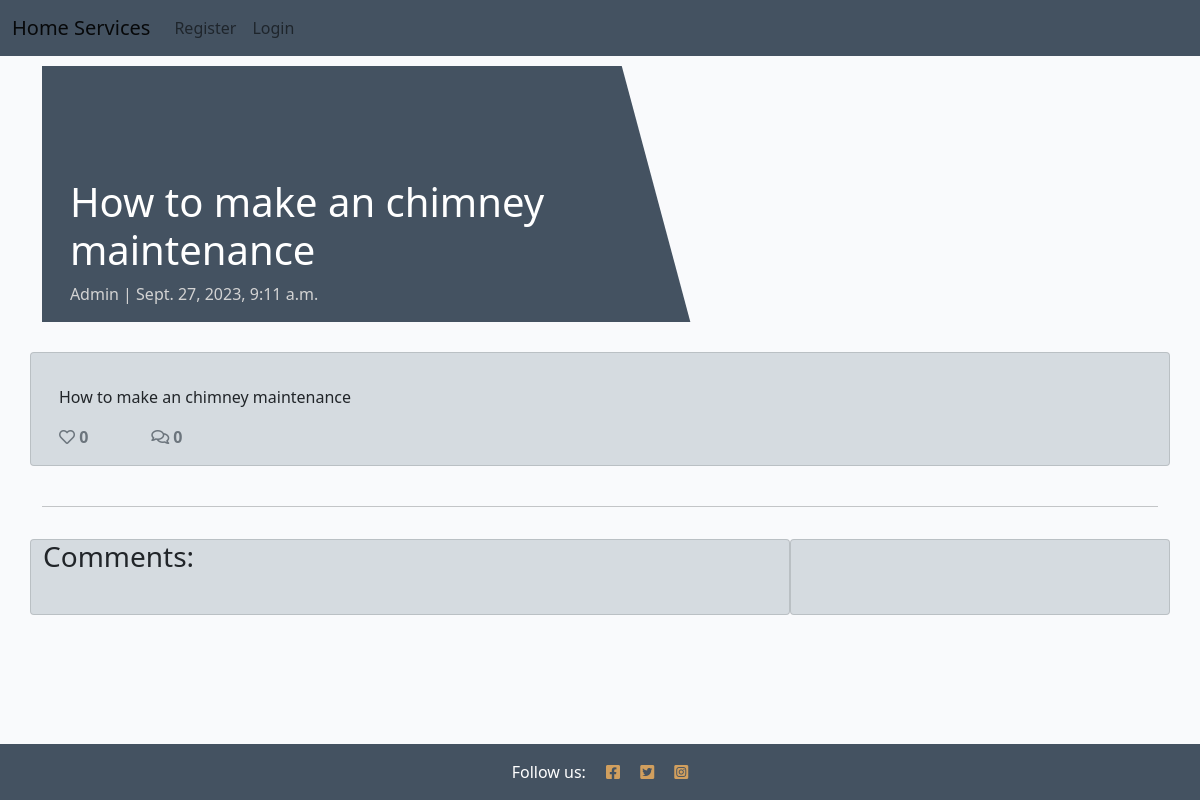
The app's page /how-to-make-an-chimney-maintenance/ with its own data.
### blog/models.py (models this page shows, shortened)
class Post(models.Model):
    title = models.CharField(max_length=200, unique=True)
    slug = models.SlugField(max_length=200, unique=True)
    author = models.ForeignKey(
        User, on_delete=models.CASCADE, related_name="blog_posts"
    )
    featured_image = CloudinaryField('image', default='placeholder')
    excerpt = models.TextField(blank=True)
    updated_on = models.DateTimeField(auto_now=True)
    content = models.TextField()
    created_on = models.DateTimeField(auto_now_add=True)
    status = models.IntegerField(choices=STATUS, default=0)
    likes = models.ManyToManyField(
        User, related_name='blogpost_like', blank=True)
    class Meta:
        ordering = ["-created_on"]
    def number_of_likes(self):
        return self.likes.count()

### blog/views.py (the view, shortened to what this page needs)
# urls.py: path('<slug:slug>/', views.PostDetail.as_view(), name='post_detail'),
class PostDetail(View):
    def get(self, request, slug, *args, **kwargs):
        queryset = Post.objects.filter(status=1)
        post = get_object_or_404(queryset, slug=slug)
        comments = post.comments.filter(approved=True).order_by("-created_on")
        liked = False
        if post.likes.filter(id=self.request.user.id).exists():
            liked = True
        return render(
            request,
            "post_detail.html",
            {
                "post": post,
                "comments": comments,
                "commented": False,
                "liked": liked,
                "comment_form": CommentForm()
            },
        )

### templates/post_detail.html (shortened to what this page needs)
{% extends 'base.html' %} {% block content %}
{% load crispy_forms_tags %}
<div class="masthead">
    <div class="container">
        <div class="row g-0">
            <div class="col-md-6 masthead-text">
                <h1 class="post-title">{{ post.title }}</h1>
                <p class="post-subtitle">{{ post.author }} | {{ post.created_on }}</p>
            </div>
            <div class="d-none d-md-block col-md-6 masthead-image">
            </div>
        </div>
    </div>
</div>
<div class="container">
    <div class="row">
        <div class="col card mb-4  mt-3 left  top">
            <div class="card-body">
                <p class="card-text ">
                    {{ post.content | safe }}
                </p>
                <div class="row">
                    <div class="col-1">
                        <strong>
                            {% if user.is_authenticated %}
                            <form class="d-inline" action="{% url 'post_like' post.slug %}" method="POST">
                                {% csrf_token %}
                                {% if liked %}
                                <button type="submit" name="blogpost_id" value="{{post.slug}}" class="btn-like"><i class="fas fa-heart"></i></button>
                                {% else %}
                                <button type="submit" name="blogpost_id" value="{{post.slug}}" class="btn-like"><i class="far fa-heart"></i></button>
                                {% endif %}
                            </form>
                            {% else %}
                            <span class="text-secondary"><i class="far fa-heart"></i></span>
                            {% endif %}
                        <span class="text-secondary">{{ post.number_of_likes }} </span>
                        </strong>
                    </div>
                    <div class="col-1">
                        {% with comments.count as total_comments %}
                        <strong class="text-secondary"><i class="far fa-comments"></i>
                            {{ total_comments }}</strong>
                        {% endwith %}
                    </div>
                </div>
            </div>
        </div>
    </div>
    <div class="row">
        <div class="col">
            <hr>
        </div>
    </div>
    <div class="row">
        <div class="col-md-8 card mb-4  mt-3 ">
            <h3>Comments:</h3>
            <div class="card-body">
            </div>
        </div>
        <div class="col-md-4 card mb-4  mt-3 ">
            <div class="card-body">
            </div>
        </div>
    </div>
</div>
{% endblock content %}

### static/css/style.css (style rules this page uses)
body { background-color: #F9FAFC; }
.main-bg { background-color: #F9FAFC; }
.card { border: none; background-color: transparent; }
.masthead { margin-top: 10px; overflow: hidden; position: relative; display: inline-block; height: 33vh; width: 100%; }
.masthead-text { background-color: #445261; color: white; position: relative; }
.masthead-image { position: relative; overflow: hidden; }
.masthead-image:after { content: ""; position: absolute; top: 0; right: 90%; height: 100%; width: 150%; background: #445261; -webkit-transform: skew(15deg); -moz-transform: skew(15deg); transform: skew(15deg); z-index: 100; }
.post-title { margin-top: 20%; margin-left: 5%; }
.post-subtitle { margin-left: 5%; color: lightgray; }
.card { position: relative; display: flex; flex-direction: column; min-width: 0; word-wrap: break-word; background-color: #d5dbe0; background-clip: border-box; border: 1px solid rgba(0,0,0,.125); border-radius: 0.25rem; }

### records on screen
Post: title "How to make an chimney maintenance", author "Admin", created_on "Sept. 27, 2023, 9:11 a.m.", content "How to make an chimney maintenance", number_of_likes "0"

### other values on screen
{{ total_comments }} "0"
